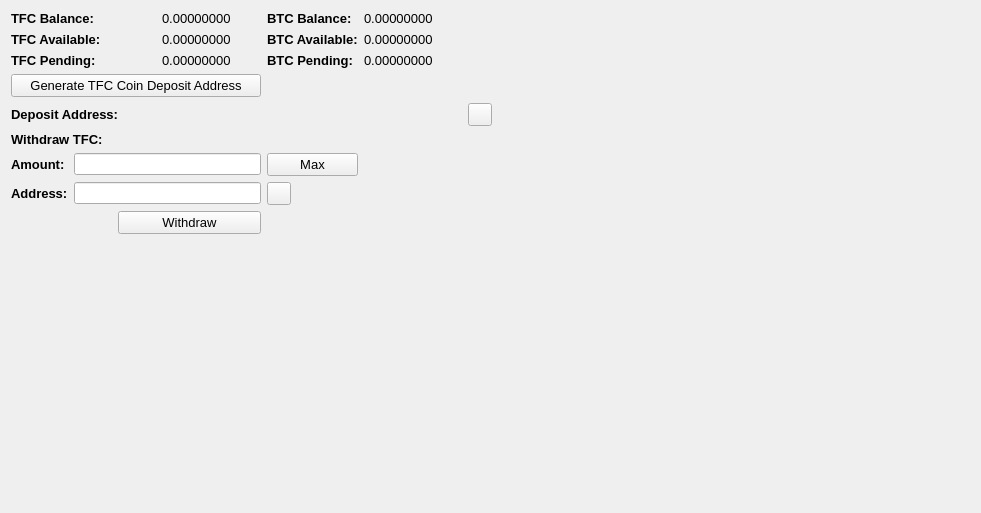
     <widget class="QWidget" name="BalanceTab">
      <attribute name="title">
       <string>Balance</string>
      </attribute>
      <layout class="QGridLayout" name="gridLayout_2">
       <item row="0" column="0" colspan="2">
        <widget class="QLabel" name="label_11">
         <property name="font">
          <font>
           <pointsize>10</pointsize>
           <weight>75</weight>
           <bold>true</bold>
          </font>
         </property>
         <property name="text">
          <string>TFC Balance:</string>
         </property>
        </widget>
       </item>
       <item row="0" column="3">
        <widget class="QLabel" name="TXBalanceLabel">
         <property name="font">
          <font>
           <pointsize>10</pointsize>
          </font>
         </property>
         <property name="text">
          <string>0.00000000</string>
         </property>
         <property name="textInteractionFlags">
          <set>Qt::LinksAccessibleByMouse|Qt::TextSelectableByMouse</set>
         </property>
        </widget>
       </item>
       <item row="0" column="4">
        <widget class="QLabel" name="label_12">
         <property name="font">
          <font>
           <pointsize>10</pointsize>
           <weight>75</weight>
           <bold>true</bold>
          </font>
         </property>
         <property name="text">
          <string>BTC Balance:</string>
         </property>
        </widget>
       </item>
       <item row="0" column="5">
        <widget class="QLabel" name="BitcoinBalanceLabel">
         <property name="font">
          <font>
           <pointsize>10</pointsize>
          </font>
         </property>
         <property name="text">
          <string>0.00000000</string>
         </property>
         <property name="textInteractionFlags">
          <set>Qt::LinksAccessibleByMouse|Qt::TextSelectableByMouse</set>
         </property>
        </widget>
       </item>
       <item row="0" column="7" rowspan="10">
        <spacer name="horizontalSpacer_4">
         <property name="orientation">
          <enum>Qt::Horizontal</enum>
         </property>
         <property name="sizeHint" stdset="0">
          <size>
           <width>478</width>
           <height>488</height>
          </size>
         </property>
        </spacer>
       </item>
       <item row="1" column="0" colspan="2">
        <widget class="QLabel" name="label_13">
         <property name="font">
          <font>
           <pointsize>10</pointsize>
           <weight>75</weight>
           <bold>true</bold>
          </font>
         </property>
         <property name="text">
          <string>TFC Available:</string>
         </property>
        </widget>
       </item>
       <item row="1" column="3">
        <widget class="QLabel" name="TXAvailableLabel_2">
         <property name="font">
          <font>
           <pointsize>10</pointsize>
          </font>
         </property>
         <property name="text">
          <string>0.00000000</string>
         </property>
         <property name="textInteractionFlags">
          <set>Qt::LinksAccessibleByMouse|Qt::TextSelectableByMouse</set>
         </property>
        </widget>
       </item>
       <item row="1" column="4">
        <widget class="QLabel" name="label_15">
         <property name="font">
          <font>
           <pointsize>10</pointsize>
           <weight>75</weight>
           <bold>true</bold>
          </font>
         </property>
         <property name="text">
          <string>BTC Available:</string>
         </property>
        </widget>
       </item>
       <item row="1" column="5">
        <widget class="QLabel" name="BitcoinAvailableLabel">
         <property name="font">
          <font>
           <pointsize>10</pointsize>
          </font>
         </property>
         <property name="text">
          <string>0.00000000</string>
         </property>
         <property name="textInteractionFlags">
          <set>Qt::LinksAccessibleByMouse|Qt::TextSelectableByMouse</set>
         </property>
        </widget>
       </item>
       <item row="2" column="0" colspan="2">
        <widget class="QLabel" name="label_14">
         <property name="font">
          <font>
           <pointsize>10</pointsize>
           <weight>75</weight>
           <bold>true</bold>
          </font>
         </property>
         <property name="text">
          <string>TFC Pending:</string>
         </property>
        </widget>
       </item>
       <item row="2" column="3">
        <widget class="QLabel" name="TXPendingLabel">
         <property name="font">
          <font>
           <pointsize>10</pointsize>
          </font>
         </property>
         <property name="text">
          <string>0.00000000</string>
         </property>
         <property name="textInteractionFlags">
          <set>Qt::LinksAccessibleByMouse|Qt::TextSelectableByMouse</set>
         </property>
        </widget>
       </item>
       <item row="2" column="4">
        <widget class="QLabel" name="label_31">
         <property name="font">
          <font>
           <pointsize>10</pointsize>
           <weight>75</weight>
           <bold>true</bold>
          </font>
         </property>
         <property name="text">
          <string>BTC Pending:</string>
         </property>
        </widget>
       </item>
       <item row="2" column="5">
        <widget class="QLabel" name="BitcoinPendingLabel">
         <property name="font">
          <font>
           <pointsize>10</pointsize>
          </font>
         </property>
         <property name="text">
          <string>0.00000000</string>
         </property>
         <property name="textInteractionFlags">
          <set>Qt::LinksAccessibleByMouse|Qt::TextSelectableByMouse</set>
         </property>
        </widget>
       </item>
       <item row="3" column="0" colspan="4">
        <widget class="QPushButton" name="GenDepositBTN">
         <property name="font">
          <font>
           <pointsize>10</pointsize>
          </font>
         </property>
         <property name="text">
          <string>Generate TFC Coin Deposit Address</string>
         </property>
        </widget>
       </item>
       <item row="4" column="0" colspan="3">
        <widget class="QLabel" name="label_33">
         <property name="font">
          <font>
           <pointsize>10</pointsize>
           <weight>75</weight>
           <bold>true</bold>
          </font>
         </property>
         <property name="text">
          <string>Deposit Address:</string>
         </property>
        </widget>
       </item>
       <item row="4" column="3" colspan="3">
        <widget class="QLabel" name="DepositAddressLabel">
         <property name="minimumSize">
          <size>
           <width>300</width>
           <height>0</height>
          </size>
         </property>
         <property name="palette">
          <palette>
           <active>
            <colorrole role="WindowText">
             <brush brushstyle="SolidPattern">
              <color alpha="255">
               <red>0</red>
               <green>0</green>
               <blue>0</blue>
              </color>
             </brush>
            </colorrole>
            <colorrole role="Text">
             <brush brushstyle="SolidPattern">
              <color alpha="255">
               <red>0</red>
               <green>0</green>
               <blue>255</blue>
              </color>
             </brush>
            </colorrole>
           </active>
           <inactive>
            <colorrole role="WindowText">
             <brush brushstyle="SolidPattern">
              <color alpha="255">
               <red>0</red>
               <green>0</green>
               <blue>0</blue>
              </color>
             </brush>
            </colorrole>
            <colorrole role="Text">
             <brush brushstyle="SolidPattern">
              <color alpha="255">
               <red>0</red>
               <green>0</green>
               <blue>255</blue>
              </color>
             </brush>
            </colorrole>
           </inactive>
           <disabled>
            <colorrole role="WindowText">
             <brush brushstyle="SolidPattern">
              <color alpha="255">
               <red>120</red>
               <green>120</green>
               <blue>120</blue>
              </color>
             </brush>
            </colorrole>
            <colorrole role="Text">
             <brush brushstyle="SolidPattern">
              <color alpha="255">
               <red>120</red>
               <green>120</green>
               <blue>120</blue>
              </color>
             </brush>
            </colorrole>
           </disabled>
          </palette>
         </property>
         <property name="font">
          <font>
           <pointsize>10</pointsize>
           <weight>75</weight>
           <bold>true</bold>
          </font>
         </property>
         <property name="text">
          <string/>
         </property>
         <property name="alignment">
          <set>Qt::AlignRight|Qt::AlignTrailing|Qt::AlignVCenter</set>
         </property>
         <property name="textInteractionFlags">
          <set>Qt::LinksAccessibleByMouse|Qt::TextSelectableByKeyboard|Qt::TextSelectableByMouse</set>
         </property>
        </widget>
       </item>
       <item row="4" column="6">
        <widget class="QToolButton" name="DepositCopyButton">
         <property name="toolTip">
          <string>Copy to clipboard</string>
         </property>
         <property name="text">
          <string/>
         </property>
         <property name="icon">
          <iconset resource="../bitcoin.qrc">
           <normaloff>:/icons/editcopy</normaloff>:/icons/editcopy</iconset>
         </property>
         <property name="shortcut">
          <string>Alt+P</string>
         </property>
        </widget>
       </item>
       <item row="5" column="0" colspan="2">
        <widget class="QLabel" name="label_34">
         <property name="font">
          <font>
           <pointsize>10</pointsize>
           <weight>75</weight>
           <bold>true</bold>
          </font>
         </property>
         <property name="text">
          <string>Withdraw TFC:</string>
         </property>
        </widget>
       </item>
       <item row="6" column="0">
        <widget class="QLabel" name="label_26">
         <property name="font">
          <font>
           <pointsize>10</pointsize>
           <weight>75</weight>
           <bold>true</bold>
          </font>
         </property>
         <property name="text">
          <string>Amount:</string>
         </property>
        </widget>
       </item>
       <item row="6" column="1" colspan="3">
        <widget class="QLineEdit" name="WithdrawUnitsInput">
         <property name="font">
          <font>
           <pointsize>9</pointsize>
           <weight>75</weight>
           <bold>true</bold>
          </font>
         </property>
         <property name="text">
          <string/>
         </property>
        </widget>
       </item>
       <item row="6" column="4">
        <widget class="QPushButton" name="Withdraw_Max_Amount">
         <property name="font">
          <font>
           <pointsize>10</pointsize>
          </font>
         </property>
         <property name="text">
          <string>Max</string>
         </property>
        </widget>
       </item>
       <item row="7" column="0">
        <widget class="QLabel" name="label_10">
         <property name="font">
          <font>
           <pointsize>10</pointsize>
           <weight>75</weight>
           <bold>true</bold>
          </font>
         </property>
         <property name="text">
          <string>Address:</string>
         </property>
        </widget>
       </item>
       <item row="7" column="1" colspan="3">
        <widget class="QLineEdit" name="WithdrawAddress">
         <property name="font">
          <font>
           <pointsize>9</pointsize>
           <weight>75</weight>
           <bold>true</bold>
          </font>
         </property>
        </widget>
       </item>
       <item row="7" column="4">
        <widget class="QToolButton" name="WithdrawPasteButton">
         <property name="toolTip">
          <string>Paste from clipboard</string>
         </property>
         <property name="text">
          <string/>
         </property>
         <property name="icon">
          <iconset resource="../bitcoin.qrc">
           <normaloff>:/icons/editpaste</normaloff>:/icons/editpaste</iconset>
         </property>
         <property name="shortcut">
          <string>Alt+P</string>
         </property>
        </widget>
       </item>
       <item row="8" column="2" colspan="2">
        <widget class="QPushButton" name="WithdrawUnitsBtn">
         <property name="font">
          <font>
           <pointsize>10</pointsize>
          </font>
         </property>
         <property name="text">
          <string>Withdraw</string>
         </property>
        </widget>
       </item>
       <item row="9" column="0" colspan="6">
        <spacer name="verticalSpacer">
         <property name="orientation">
          <enum>Qt::Vertical</enum>
         </property>
         <property name="sizeHint" stdset="0">
          <size>
           <width>428</width>
           <height>262</height>
          </size>
         </property>
        </spacer>
       </item>
      </layout>
      <zorder>label_31</zorder>
      <zorder>label_15</zorder>
      <zorder>label_12</zorder>
      <zorder>label_14</zorder>
      <zorder>label_13</zorder>
      <zorder>label_11</zorder>
      <zorder>BitcoinBalanceLabel</zorder>
      <zorder>TXBalanceLabel</zorder>
      <zorder>TXAvailableLabel_2</zorder>
      <zorder>TXPendingLabel</zorder>
      <zorder>BitcoinAvailableLabel</zorder>
      <zorder>BitcoinPendingLabel</zorder>
      <zorder>label_33</zorder>
      <zorder>GenDepositBTN</zorder>
      <zorder>DepositAddressLabel</zorder>
      <zorder>Withdraw_Max_Amount</zorder>
      <zorder>label_34</zorder>
      <zorder>WithdrawUnitsInput</zorder>
      <zorder>label_10</zorder>
      <zorder>label_26</zorder>
      <zorder>WithdrawAddress</zorder>
      <zorder>WithdrawUnitsBtn</zorder>
      <zorder>horizontalSpacer_4</zorder>
      <zorder>verticalSpacer</zorder>
      <zorder>WithdrawPasteButton</zorder>
      <zorder>DepositCopyButton</zorder>
     </widget>
